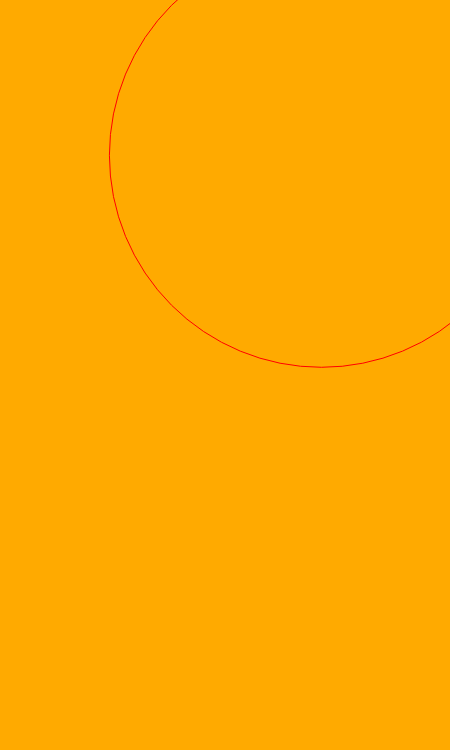
Frame 1 (no input)
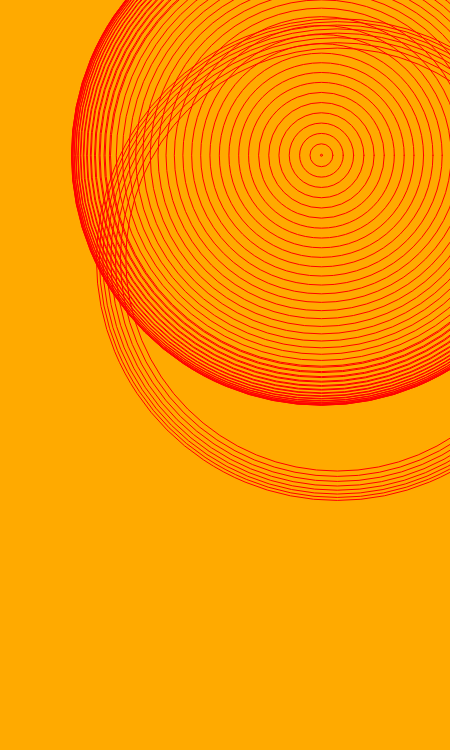
Frame 60 (no input)
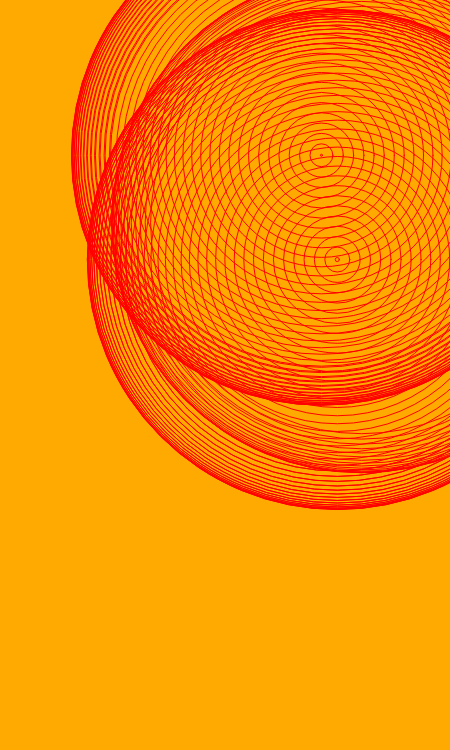
Frame 120 (the mouse pressed at the canvas centre since frame 60)

The p5.js sketch that drew these frames (run headless with seeded random() and noise() and a simulated clock; from frame 60 on, the mouse is pressed at the canvas centre):

// p5.js sketch
// ── sketch.js
let lastVal;
let translatePos = {x: 0, y: 0};
const speed = 1/400;
const offset = 0.6;
const freq = (Math.PI/2+offset);
const r = 500;
function setup() {
  createCanvas(450, 750);
  translatePos = {x: width/2, y: height/2};
  noFill();
  stroke(255,0,0);
  background(255,170,0);
}

function draw() {
  const currentVal = floor(millis() * speed / freq);
  if(lastVal !== currentVal) {
    translatePos = {x: random()*width, y: random() * height};
  }
  translate(translatePos.x, translatePos.y);
  circle(0,0,r*cos((millis() * speed) % freq - offset));
  lastVal = currentVal;
}
